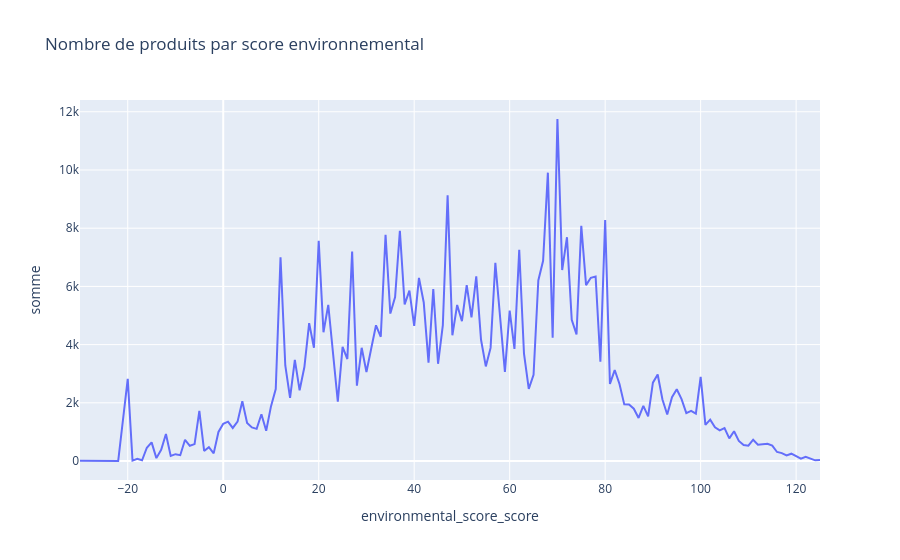

The code cell stored with this chart in its notebook:
### Code cell
environmental_score_score = count_for_graph(df,"environmental_score_score")

graph = px.line(environmental_score_score, x="environmental_score_score", y="somme", title="Nombre de produits par score environnemental")
graph.show()

### Figure 1 — Plotly figure (JSON) as saved in the notebook; plotly's stock layout.template omitted (floating-point values rounded to 4 significant figures; data arrays with more than 128 entries replaced by an {"elided": "..."} marker saying what was removed)
{"data": [{"hovertemplate": "environmental_score_score=%{x}<br>somme=%{y}<extra></extra>", "legendgroup": "", "line": {"color": "#636efa", "dash": "solid"}, "marker": {"symbol": "circle"}, "mode": "lines", "name": "", "orientation": "v", "showlegend": false, "x": {"elided": "152 float values"}, "xaxis": "x", "y": {"elided": "152 int values"}, "yaxis": "y", "type": "scatter"}], "layout": {"xaxis": {"anchor": "y", "domain": [0.0, 1.0], "title": {"text": "environmental_score_score"}}, "yaxis": {"anchor": "x", "domain": [0.0, 1.0], "title": {"text": "somme"}}, "legend": {"tracegroupgap": 0}, "title": {"text": "Nombre de produits par score environnemental"}}}
